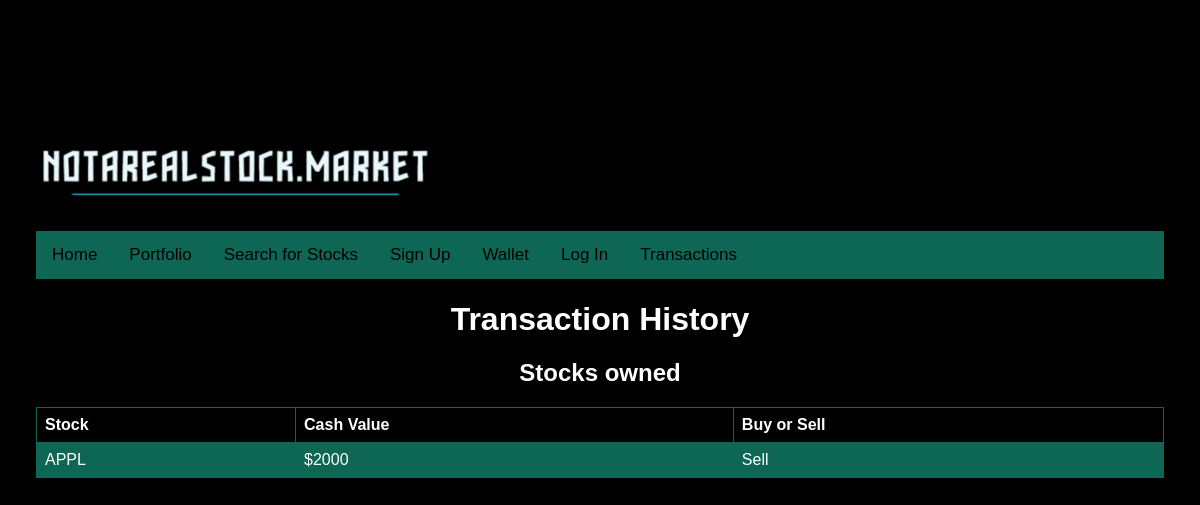
The page /transactions (signed in) on the database as committed earlier.
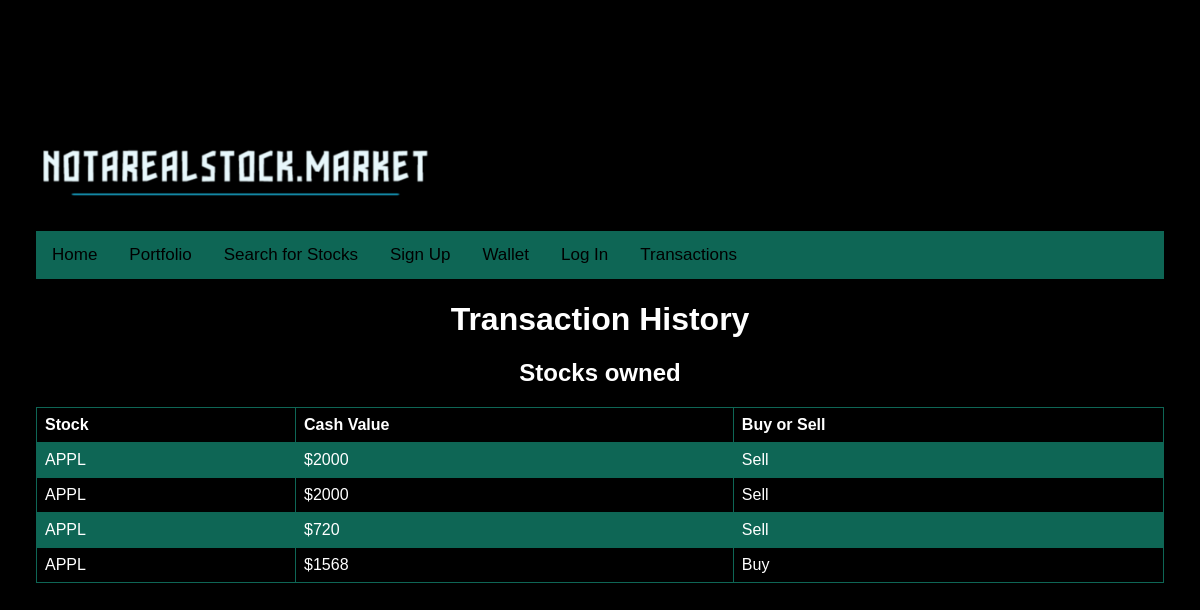
The same page on the database as committed later.
### app.py (models this page shows, shortened)
class Transactions(db.Model):
    __tablename__ = 'Transaction_Ledger'
    transactId = db.Column(db.Integer, primary_key=True, index = True)
    userId = db.Column(db.Integer, ForeignKey(User.userId))
    stockId = db.Column(db.Integer, ForeignKey(Stock.stockId))
    isWalletTransact = db.Column(db.Boolean)
    portfolioId = db.Column(db.Integer, ForeignKey(Portfolio.portfolioid))
    cashValue = db.Column(db.Integer)
    date = db.Column(db.DateTime, default=func.now())

class Stock(db.Model):
   __tablename__ = 'Stock'
   stockId = db.Column(db.Integer, primary_key=True, index=True)
   ticker = db.Column(db.String(5))
   price = db.Column(db.Float())

### app.py (the view)
@app.route("/transactions")
def transactionPage():
    user_id = session.get('user_id')
    if user_id is None:
        return redirect(url_for('login'))
    transactions = db.session.query(Transactions, Stock).join(Stock, Transactions.stockId == Stock.stockId).filter(Transactions.userId == user_id).all()
    if not transactions:
        return "No transactions for current user"
    return render_template("transactions.html", transactions=transactions)

### templates/transactions.html (shortened to what this page needs)
<div style="text-align: left;"><img src="{{ url_for('static', filename='notarealstock.png') }}" width="400"/></div>
<html>
<div class="topnav">
  <a class="active" href="/">Home</a>
  <a href="portfolio">Portfolio</a>
  <a href="searchstock">Search for Stocks</a>
  <a href="signup">Sign Up</a>
  <a href="wallet">Wallet</a>
  <a href="login-signup">Log In</a>
  <a href="transactions">Transactions</a>
</div>
</head>
<body>
<h1>Transaction History</h1>
<h2>Stocks owned</h2>
<table>
  <tr>
    <th>Stock</th>
    <th>Cash Value</th>
    <th>Buy or Sell</th>
  </tr>
  {% for transaction, stock in transactions %}
  <tr>
    <td>{{ stock.ticker }}</td>
    <td>${{ transaction.cashValue }}</td>
    <td>
      {% if transaction.isWalletTransact %}
        Buy
      {% else %}
        Sell
      {% endif %}
    </td>
  </tr>
  {% endfor %}
</table>
</body>
</html>
<html>
 </body>
 <html>
</body>
</html>
</body>
</html>
<html>
<head>
</head>

### templates/transactions.html (style rules this page uses)
* { box-sizing: border-box; }
body { margin: 0; font-family: Arial, Helvetica, sans-serif; }
.topnav { overflow: hidden; background-color: #0e6655; }
.topnav a { float: left; display: block; color: black; text-align: center; padding: 14px 16px; text-decoration: none; font-size: 17px; }
.topnav a.active { background-color: #0e6655; color: black; }
table { font-family: arial, sans-serif; border-collapse: collapse; width: 100%; }
td, th { border: 1px solid #0e6655; text-align: left; padding: 8px; }
tr:nth-child(even) { background-color: #0e6655; }
body { background-color: black; color: white; padding:10% 3% 10% 3%; text-align:center; }

Rows that differ between the two databases and show on the page:
added Transactions: ticker "APPL", isWalletTransact "Sell"
added Transactions: ticker "APPL", isWalletTransact "Sell"
added Transactions: ticker "APPL", isWalletTransact "Buy"
